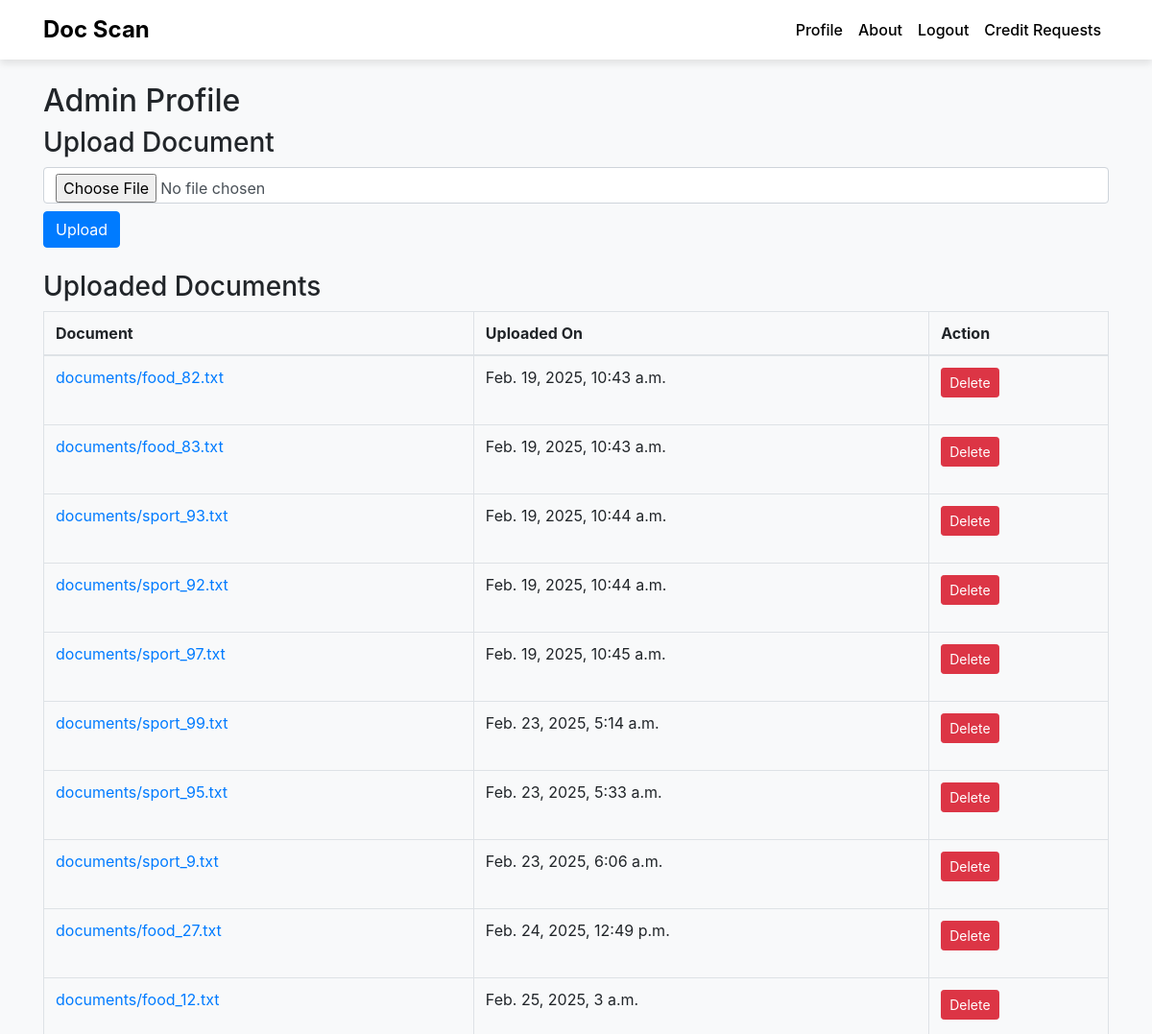
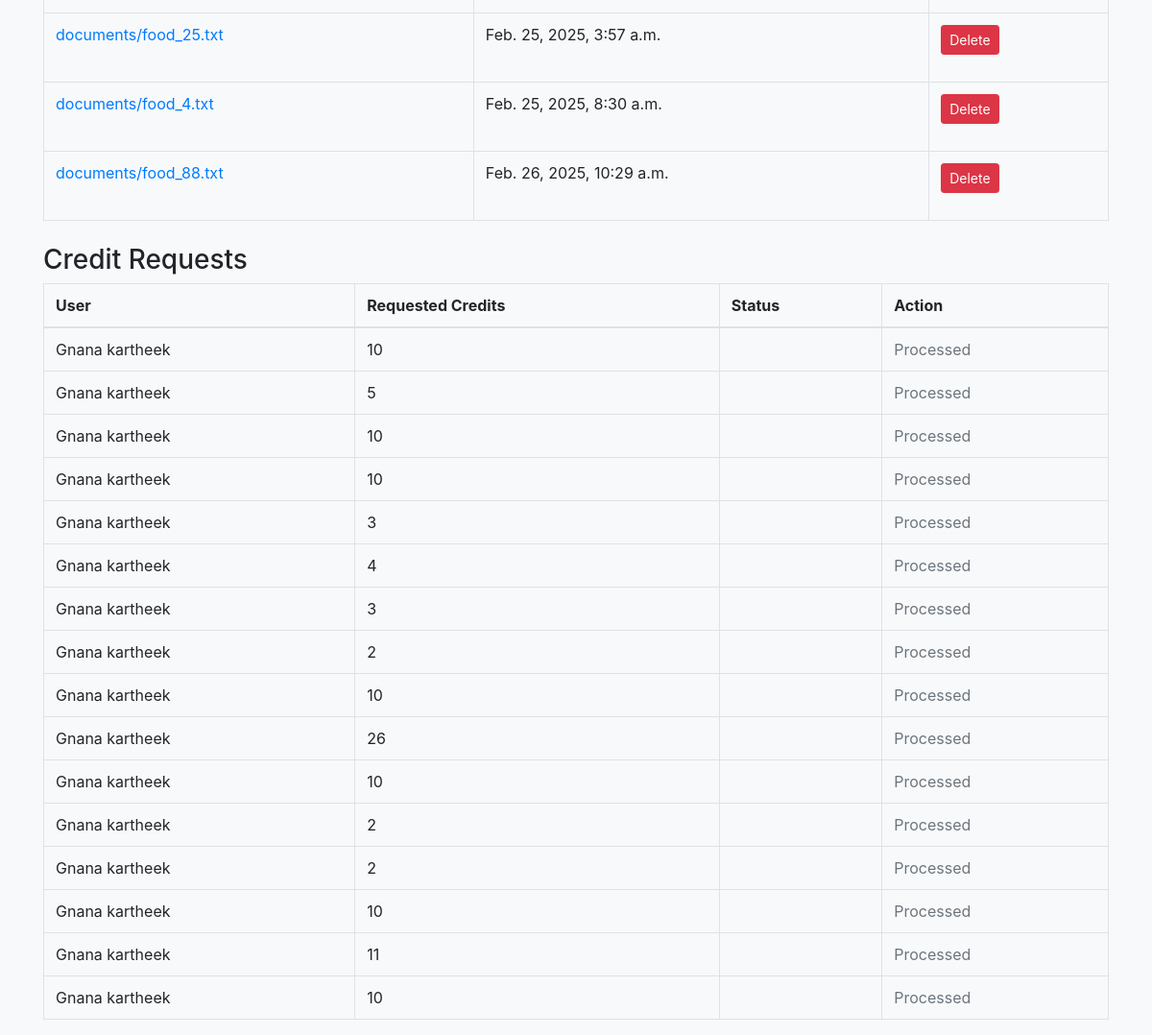
/profile/ (signed in), run on the app's committed database (2 pictures, top to bottom).
### users/models.py (models this page shows, shortened)
class Document(models.Model):
    user = models.ForeignKey(User, on_delete=models.CASCADE)
    file = models.FileField(upload_to='documents/')
    uploaded_at = models.DateTimeField(auto_now_add=True)

class CreditRequest(models.Model):
    STATUS_CHOICES = (
        (0, "Pending"),
        (1, "Approved"),
        (2, "Denied"),
    )
    user = models.ForeignKey(User, on_delete=models.CASCADE)
    requested_credits = models.IntegerField()
    approved = models.IntegerField(choices=STATUS_CHOICES, default=0)  # Updated field
    created_at = models.DateTimeField(auto_now_add=True)

### users/views.py (the view, shortened to what this page needs)
# urls.py: path('profile/', views.user_profile, name='user_profile'),
@login_required
def user_profile(request):
    if request.user.is_staff:
        credit_requests = CreditRequest.objects.all()
        total_requests = credit_requests.count()
        total_requested_credits = credit_requests.aggregate(Sum('requested_credits'))['requested_credits__sum'] or 0
        documents = Document.objects.all()  # Fetch all uploaded documents
        context = {
            'credit_requests': credit_requests,
            'total_requests': total_requests,
            'total_requested_credits': total_requested_credits,
            'documents': documents,  # Pass uploaded documents to template
            'is_admin': True,
        }
        return render(request, 'admin_profile.html', context)

### templates/admin_profile.html (shortened to what this page needs)
{% load static %}
<link rel="stylesheet" href="{% static 'css/bootstrap.css' %}" />
{% block content %} {% include 'navigation.html' %}
<div class="container mt-4">
  <h2>Admin Profile</h2>
  <h3>Upload Document</h3>
  <form
    action="{% url 'upload_document' %}"
    method="POST"
    enctype="multipart/form-data"
  >
    <input type="file" name="document" class="form-control mb-2" required />
    <button type="submit" class="btn btn-primary">Upload</button>
  </form>
  <h3 class="mt-4">Uploaded Documents</h3>
  <table class="table table-bordered">
    <thead>
      <tr>
        <th>Document</th>
        <th>Uploaded On</th>
        <th>Action</th>
      </tr>
    </thead>
    <tbody>
      {% for document in documents %}
      <tr>
        <td>
          <a href="{{ document.file.url }}" target="_blank"
            >{{ document.file.name }}</a
          >
        </td>
        <td>{{ document.uploaded_at }}</td>
        <td>
          <form action="{% url 'delete_document' document.id %}" method="POST">
            <button type="submit" class="btn btn-danger btn-sm">Delete</button>
          </form>
        </td>
      </tr>
      {% endfor %}
    </tbody>
  </table>
  <h3 class="mt-4">Credit Requests</h3>
  <table class="table table-bordered">
    <thead>
      <tr>
        <th>User</th>
        <th>Requested Credits</th>
        <th>Status</th>
        <th>Action</th>
      </tr>
    </thead>
    <tbody>
      {% for request in credit_requests %}
      <tr>
        <td>{{ request.user.username }}</td>
        <td>{{ request.requested_credits }}</td>
        <td>{{ request.status }}</td>
        <td>
          {% if request.status == "Pending" %}
          <a
            href="{% url 'approve_credit_request' request.id %}"
            class="btn btn-success btn-sm"
            >Approve</a
          >
          <a
            href="{% url 'deny_credit_request' request.id %}"
            class="btn btn-danger btn-sm"
            >Deny</a
          >
          {% else %}
          <span class="text-muted">Processed</span>
          {% endif %}
        </td>
      </tr>
      {% endfor %}
    </tbody>
  </table>
</div>
{% endblock %}

### templates/navigation.html (shortened to what this page needs)
{% load static %}
<link rel="stylesheet" href="{% static 'css/bootstrap.css' %}" />
<nav class="navbar navbar-expand-lg">
  <div class="container">
    {% if user.is_authenticated %}
    <a class="navbar-brand" href="{% url 'home' %}">Doc Scan</a>
    {% else %}
    <a class="navbar-brand" href="{% url 'index' %}">Doc Scan</a>
    {% endif %}
    <div class="collapse navbar-collapse justify-content-end" id="navbarNav">
      <ul class="navbar-nav">
        {% if user.is_authenticated %}
        <li class="nav-item">
          <a class="nav-link" href="{% url 'user_profile' %}">Profile</a>
        </li>
        <li class="nav-item">
          <a class="nav-link" href="{% url 'about' %}">About</a>
        </li>
        <li class="nav-item">
          <a class="nav-link" href="{% url 'Logout' %}">Logout</a>
        </li>
        {% if user.is_staff %}
        <li class="nav-item">
          <a class="nav-link" href="{% url 'credit_requests' %}">
            Credit Requests
          </a>
        </li>
        {% else %}
        <li class="nav-item">
          <a class="btn btn-custom ms-2" href="{% url 'request_credits' %}"
            >Request Credits</a
          >
        </li>
        {% endif %} {% endif %}
      </ul>
    </div>
  </div>
</nav>

### templates/navigation.html (style rules this page uses)
.navbar { background-color: white; box-shadow: 0px 4px 8px rgba(0, 0, 0, 0.1); }
.navbar-brand { font-size: 1.5rem; font-weight: bold; color: black !important; }
.nav-link { color: black !important; font-weight: 500; transition: 0.3s; }

### data on the page
Document: file.name "documents/food_82.txt", uploaded_at "Feb. 19, 2025, 10:43 a.m."
Document: file.name "documents/food_83.txt", uploaded_at "Feb. 19, 2025, 10:43 a.m."
Document: file.name "documents/sport_93.txt", uploaded_at "Feb. 19, 2025, 10:44 a.m."
Document: file.name "documents/sport_92.txt", uploaded_at "Feb. 19, 2025, 10:44 a.m."
Document: file.name "documents/sport_97.txt", uploaded_at "Feb. 19, 2025, 10:45 a.m."
Document: file.name "documents/sport_99.txt", uploaded_at "Feb. 23, 2025, 5:14 a.m."
Document: file.name "documents/sport_95.txt", uploaded_at "Feb. 23, 2025, 5:33 a.m."
Document: file.name "documents/sport_9.txt", uploaded_at "Feb. 23, 2025, 6:06 a.m."
Document: file.name "documents/food_27.txt", uploaded_at "Feb. 24, 2025, 12:49 p.m."
Document: file.name "documents/food_12.txt", uploaded_at "Feb. 25, 2025, 3 a.m."
Document: file.name "documents/food_25.txt", uploaded_at "Feb. 25, 2025, 3:57 a.m."
Document: file.name "documents/food_4.txt", uploaded_at "Feb. 25, 2025, 8:30 a.m."
Document: file.name "documents/food_88.txt", uploaded_at "Feb. 26, 2025, 10:29 a.m."
CreditRequest: user.username "Gnana kartheek", requested_credits "10"
CreditRequest: user.username "Gnana kartheek", requested_credits "5"
CreditRequest: user.username "Gnana kartheek", requested_credits "10"
CreditRequest: user.username "Gnana kartheek", requested_credits "10"
CreditRequest: user.username "Gnana kartheek", requested_credits "3"
CreditRequest: user.username "Gnana kartheek", requested_credits "4"
CreditRequest: user.username "Gnana kartheek", requested_credits "3"
CreditRequest: user.username "Gnana kartheek", requested_credits "2"
CreditRequest: user.username "Gnana kartheek", requested_credits "10"
CreditRequest: user.username "Gnana kartheek", requested_credits "26"
CreditRequest: user.username "Gnana kartheek", requested_credits "10"
CreditRequest: user.username "Gnana kartheek", requested_credits "2"
CreditRequest: user.username "Gnana kartheek", requested_credits "2"
CreditRequest: user.username "Gnana kartheek", requested_credits "10"
CreditRequest: user.username "Gnana kartheek", requested_credits "11"
CreditRequest: user.username "Gnana kartheek", requested_credits "10"
